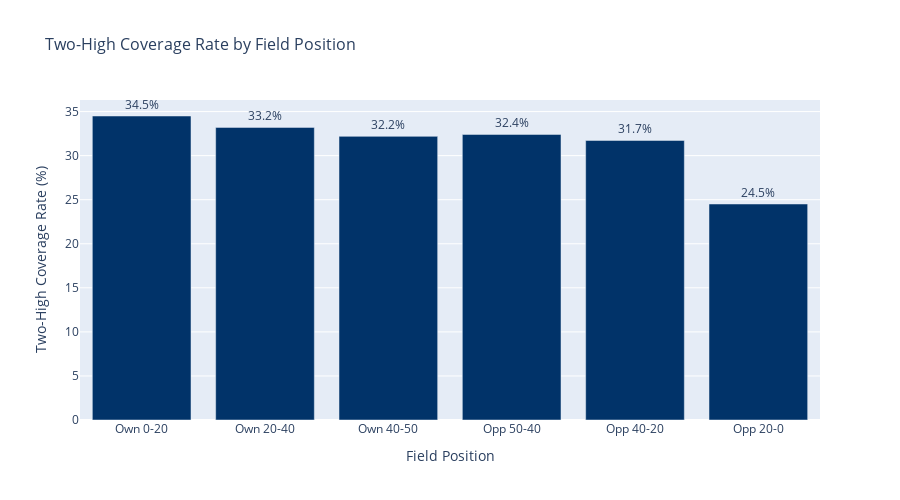

Notebook code cell kept with this figure:
### Code cell
# 1.2: Field Position Analysis
# StartYard is 0-50, and FieldSide indicates "Own" or "Oppo"
# Combine them to create proper field zones
def create_field_zone(row):
    if row['FieldSide'] == 'Own':
        if row['StartYard'] <= 20:
            return 'Own 0-20'
        elif row['StartYard'] <= 40:
            return 'Own 20-40'
        else:  # 40-50
            return 'Own 40-50'
    else:  # FieldSide == 'Oppo'
        if row['StartYard'] <= 20:
            return 'Opp 20-0'  # Closer to opponent goal line
        elif row['StartYard'] <= 40:
            return 'Opp 40-20'
        else:  # 40-50
            return 'Opp 50-40'  # Closer to midfield

pass_plays['Field_Zone'] = pass_plays.apply(create_field_zone, axis=1)

field_pos_analysis = pass_plays.groupby('Field_Zone').agg({
    'is_two_high': ['mean', 'count', 'sum']
}).reset_index()
field_pos_analysis.columns = ['Field_Zone', 'TwoHigh_Rate', 'Total_Plays', 'TwoHigh_Plays']

# Define the correct order of field zones (from own goal line to opponent goal line)
field_zone_order = ['Own 0-20', 'Own 20-40', 'Own 40-50', 'Opp 50-40', 'Opp 40-20', 'Opp 20-0']
# Create a categorical type with the specified order
field_pos_analysis['Field_Zone'] = pd.Categorical(
    field_pos_analysis['Field_Zone'], 
    categories=field_zone_order, 
    ordered=True
)
field_pos_analysis = field_pos_analysis.sort_values('Field_Zone')

fig = go.Figure()
fig.add_trace(go.Bar(
    x=field_pos_analysis['Field_Zone'],
    y=field_pos_analysis['TwoHigh_Rate'] * 100,
    marker_color=NFL_COLORS['primary'],
    text=[f"{x:.1f}%" for x in field_pos_analysis['TwoHigh_Rate'] * 100],
    textposition='outside',
    name='Two-High Rate'
))

fig.update_layout(
    title='Two-High Coverage Rate by Field Position',
    xaxis_title='Field Position',
    yaxis_title='Two-High Coverage Rate (%)',
    height=500,
    showlegend=False,
    font=dict(size=12),
    title_font_size=16
)
fig.show()

### Figure 1 — Plotly figure (JSON) as saved in the notebook; plotly's stock layout.template omitted (floating-point values rounded to 4 significant figures)
{"data": [{"marker": {"color": "#013369"}, "name": "Two-High Rate", "text": ["34.5%", "33.2%", "32.2%", "32.4%", "31.7%", "24.5%"], "textposition": "outside", "type": "bar", "x": ["Own 0-20", "Own 20-40", "Own 40-50", "Opp 50-40", "Opp 40-20", "Opp 20-0"], "y": [34.5, 33.2, 32.18, 32.41, 31.72, 24.51]}], "layout": {"font": {"size": 12}, "height": 500, "showlegend": false, "title": {"font": {"size": 16}, "text": "Two-High Coverage Rate by Field Position"}, "xaxis": {"title": {"text": "Field Position"}}, "yaxis": {"title": {"text": "Two-High Coverage Rate (%)"}}}}
